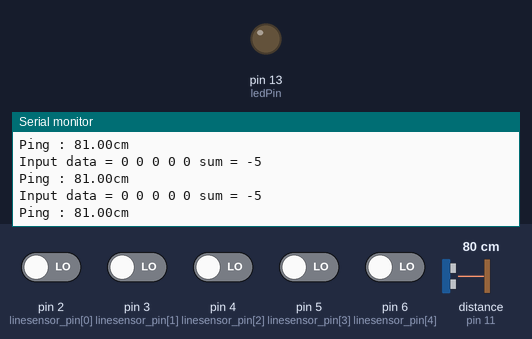
The sketch below on a simulated Arduino Uno, built with avr-gcc and run on an emulated ATmega328P. Parts: output pins drawn as LEDs (lit = HIGH), the last lines printed to the serial monitor. The test bench sets the inputs (shaded band); at power-on: pin 2 (linesensor_pin[0]), pin 3 (linesensor_pin[1]), pin 4 (linesensor_pin[2]), pin 5 (linesensor_pin[3]), pin 6 (linesensor_pin[4]) LOW, distance to the obstacle (sensor on pin 11) 80 cm. The echo pulse lasts 58.3 µs per cm.

Above: at 1.2 s.
1.3 s: distance to the obstacle (sensor on pin 11) set to 2 cm
At 1.8 s:
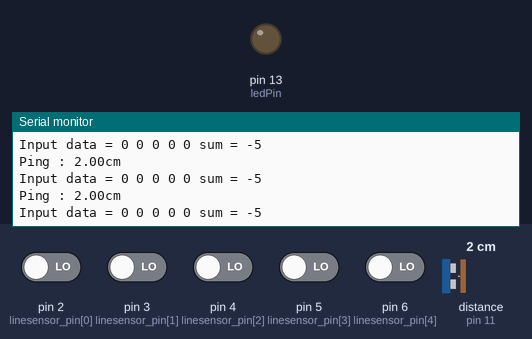
4.3 s: pin 4 (linesensor_pin[2]) driven HIGH
7.3 s: distance to the obstacle (sensor on pin 11) set to 18 cm
At 8.2 s:
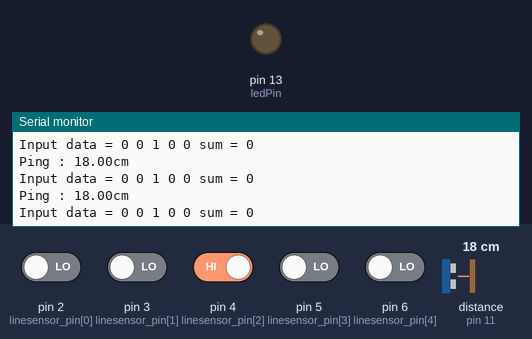
10.3 s: pin 3 (linesensor_pin[1]) driven HIGH
At 11.1 s:
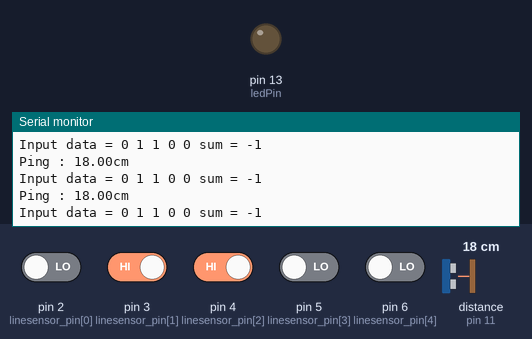
13.3 s: pin 2 (linesensor_pin[0]) driven HIGH
At 14.0 s:
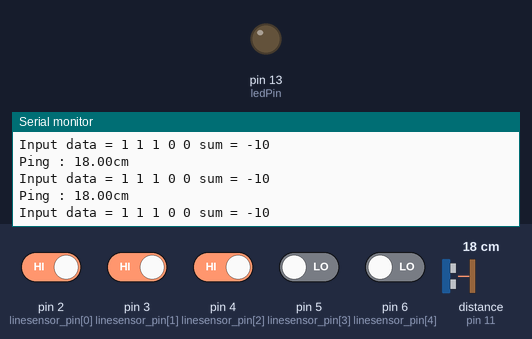
16.3 s: pin 3 (linesensor_pin[1]) driven LOW
At 17.0 s:
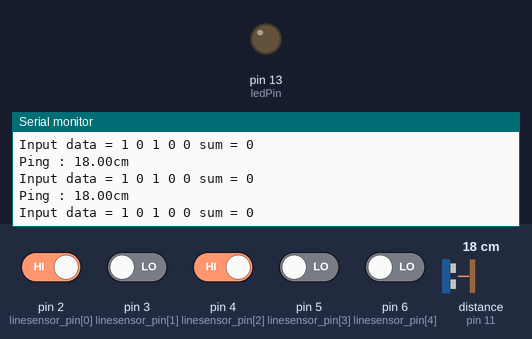
Timing chart, 0 to 19.3 s (numbered marks = the images above; inputs shaded):
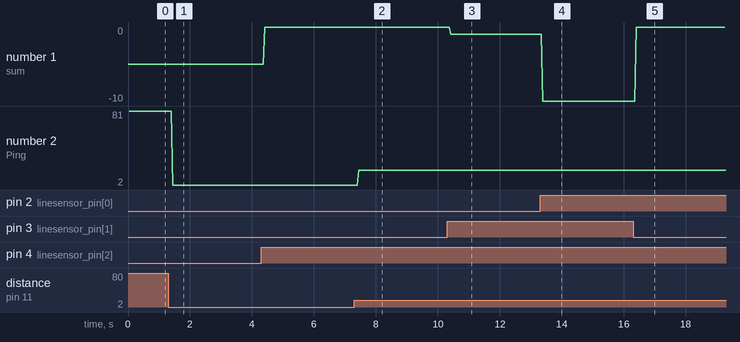

Measured:
- after the input at 1.3 s, the serial monitor: prints a new line after 0.14 s (image 1)
- after the input at 7.3 s, the serial monitor: prints a new line after 0.15 s (image 2)
- after the input at 10.3 s, the serial monitor: prints a new line after 0.12 s (image 3)
- after the input at 13.3 s, the serial monitor: prints a new line after 0.08 s (image 4)
- after the input at 16.3 s, the serial monitor: prints a new line after 0.11 s (image 5)
- plotted number 1: 0 → -1 after the input at 10.3 s, -1 → -10 after the input at 13.3 s
- plotted number 2: 81 → 2 after the input at 1.3 s, 2 → 18 after the input at 7.3 s

The sketch:

Wall-detection_newping.ino
```cpp
#include <NewPing.h>
#define SONAR_NUM 4
#define MAX_DISTANCE 150
#define TRIGGER_PIN 12
#define ECHO_PIN 11
#define MAX_DISTANCE 100
#define ledPin 13
#define LINE_DETTECT_WHITE 1
float UltrasonicSensorData[SONAR_NUM];

NewPing sonar[SONAR_NUM] = {
  NewPing(8,8,MAX_DISTANCE),
  NewPing(9,9,MAX_DISTANCE),
  NewPing(10,10,MAX_DISTANCE),
  NewPing(11,11,MAX_DISTANCE),
};


NewPing Sonar(TRIGGER_PIN,ECHO_PIN, MAX_DISTANCE);

int linesensor_data[5] = {0,0,0,0,0};
int linesensor_pin[5] = {2,3,4,5,6};

int read_digital_line_sensor(void){
  int i;
  int sum=0;
  for(i=0;i<5;i++){
    if(LINE_DETTECT_WHITE == 0)
      linesensor_data[i] = 1 - digitalRead(linesensor_pin[i]);
    else
      linesensor_data[i] = digitalRead(linesensor_pin[i]);

    sum += linesensor_data[i];
  }
   if(sum == 5) return sum;

  else if(sum == 2){
    if((linesensor_data[3] == 1)&&(linesensor_data[4]==1)) return 3;
    if((linesensor_data[2] == 1)&&(linesensor_data[3]==1)) return 1;
    if((linesensor_data[1] == 1)&&(linesensor_data[2]==1)) return -1;
    if((linesensor_data[0] == 1)&&(linesensor_data[1]==1)) return -3;
  }

  else if(sum == 1)
  {
    if(linesensor_data[0] == 1) return -4;
    if(linesensor_data[1] == 1) return -2;
    if(linesensor_data[2] == 1) return 0;
    if(linesensor_data[3] == 1) return 2;
    if(linesensor_data[4] == 1) return 4;
  }

  else if(sum == 3) return -10;

  else return -5;
}

void read_ultrasonic_sensor(void){
  UltrasonicSensorData[0] = sonar[0].ping_cm();
  UltrasonicSensorData[1] = sonar[1].ping_cm();
  UltrasonicSensorData[2] = sonar[2].ping_cm();
  UltrasonicSensorData[3] = sonar[3].ping_cm();
}

void Sonar_Data_Display(int flag){
  char Sonar_data_display[40];
  if(flag == 0 ) return;
  else{
    sprintf(Sonar_data_display,"F:");
    Serial.print(Sonar_data_display);
    Serial.print(UltrasonicSensorData[0]);
    Serial.print(" B:");
    Serial.print(UltrasonicSensorData[1]);
    Serial.print(" R:");
    Serial.print(UltrasonicSensorData[2]);
    Serial.print(" L:");
    Serial.print(UltrasonicSensorData[3]);
  }
}
void Robot_Mode_Define(void){

  int i;
  int mode = -1;
  read_ultrasonic_sensor();
  for(i=0;i<4;i++)
    if(UltrasonicSensorData[i]==0) UltrasonicSensorData[i]=MAX_DISTANCE;

  Sonar_Data_Display(1);
  //mode ==0
  if((UltrasonicSensorData[2]>=15) &&(UltrasonicSensorData[3]>=15))
    mode = 0;
  if((UltrasonicSensorData[2]<=15) &&(UltrasonicSensorData[3]<=15))
    mode = 1;
  if((UltrasonicSensorData[3]<=35) &&(UltrasonicSensorData[2]>=40))
    mode = 2;
  if((UltrasonicSensorData[2]<=35) &&(UltrasonicSensorData[3]>=40))
    mode = 3;
}


void setup(){
  pinMode(ledPin, OUTPUT);

  for(int i=0;i<5;i++)
    pinMode(linesensor_pin[i],INPUT);

  Serial.begin(9600);
}

void loop(){
  int i;
  int sum = 0;
  float distance = 0.0;
  sum = read_digital_line_sensor();
  distance = Sonar.ping_cm();
  if(distance == 0) distance = MAX_DISTANCE;

   Serial.print("Input data = ");
   for(int i=0;i<5;i++){
    Serial.print(linesensor_data[i]);
    Serial.print(" ");
   }
   Serial.print("sum = ");
   Serial.print(sum);
   Serial.println(" ");
   Serial.print("Ping : ");
   Serial.print(distance);
   Serial.println("cm");
}
```
